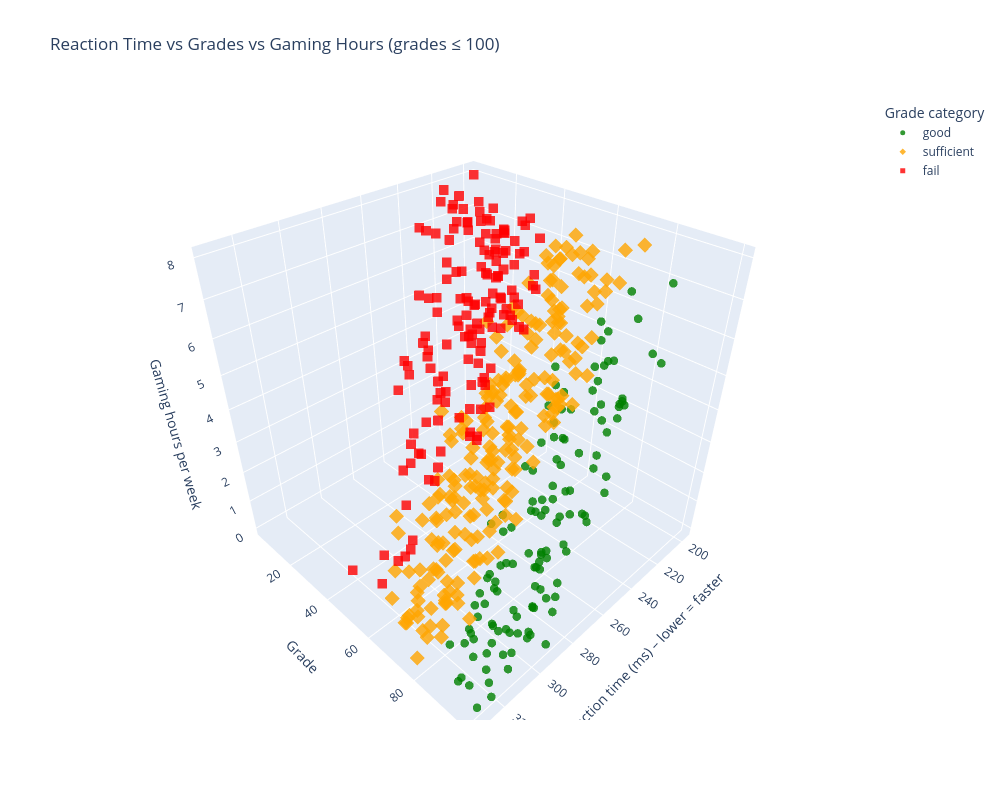

The notebook cell this image was saved under:
### Markdown cell above
## Gaming and response time

Spending more time gaming will reduce grades, but may improve response times which in turn will improve eduaction performance.

### Code cell
#| class: col-page-right

%run plots/gaming_stats_3d.ipynb

### Figure 1 — Plotly figure (JSON) as saved in the notebook; plotly's stock layout.template omitted (floating-point values rounded to 4 significant figures; data arrays with more than 128 entries replaced by an {"elided": "..."} marker saying what was removed)
{"data": [{"customdata": [[8.84], [8.85], [9.17], [9.52], [4.56], [9.74], [5.98], [8.55], [6.33], [7.25], [7.72], [6.38], [7.07], [9.02], [7.06], [9.43], [6.99], [7.18], [8.45], [9.55], [7.36], [8.88], [9.65], [8.7], [9.76], [7.93], [8.25], [7.54], [8.71], [8.48], [7.35], [8.53], [7.42], [6.77], [6.04], [9.55], [3.54], [8.74], [8.29], [6.5], [7.12], [7.12], [9.57], [9.3], [6.07], [6.98], [6.03], [8.35], [9.29], [7.81], [9.4], [7.69], [9.1], [7.38], [9.44], [5.97], [8.3], [7.15], [7.82], [5.17], [8.5], [6.13], [8.24], [9.57], [9.03], [8.72], [7.15], [9.95], [6.94], [9.62], [8.98], [3.41], [9.14], [6.49], [5.48], [8.57], [9.81], [5.86], [5.6], [3.44], [9.0], [9.83], [8.67], [8.14], [7.82], [5.22], [9.68], [9.11], [8.15], [9.15], [9.62], [9.72], [5.07], [8.38], [9.56], [9.62], [5.58], [6.35], [5.25], [9.81], [6.33], [8.21], [8.12], [6.38], [9.47], [4.24], [7.54], [5.46], [6.86], [5.9], [9.8], [9.35], [9.15], [7.02], [6.7], [7.05], [7.17], [8.48], [9.01], [5.47], [8.35], [9.87], [7.26], [9.82], [7.19], [9.2]], "hovertemplate": "Grade category =good<br>Reaction time (ms) =%{x}<br>Grade =%{y}<br>Gaming hours/week =%{z}<br>Study hours/week =%{customdata[0]}<extra></extra>", "legendgroup": "good", "marker": {"color": "green", "opacity": 0.8, "size": 5, "symbol": "circle"}, "mode": "markers", "name": "good", "scene": "scene", "showlegend": true, "type": "scatter3d", "x": [255.5, 269.7, 248.8, 258.2, 304.4, 257.1, 262.1, 258.6, 275.4, 297.7, 263.1, 325.0, 271.8, 293.4, 290.9, 252.5, 314.3, 296.1, 280.6, 263.5, 324.1, 285.4, 256.9, 287.5, 293.8, 278.0, 291.0, 293.1, 221.1, 268.2, 266.6, 248.5, 299.8, 289.9, 310.6, 292.2, 302.1, 309.5, 322.7, 303.3, 318.2, 242.1, 285.0, 266.6, 293.7, 277.0, 314.0, 302.2, 317.1, 251.0, 278.6, 303.6, 257.7, 302.0, 329.5, 304.9, 282.1, 309.2, 244.8, 297.6, 321.8, 273.2, 280.8, 244.1, 261.5, 226.8, 324.9, 245.3, 309.2, 258.6, 253.6, 309.9, 274.4, 271.9, 310.7, 286.7, 289.8, 289.9, 296.3, 305.8, 238.0, 284.3, 331.3, 239.8, 266.6, 300.8, 241.1, 286.7, 268.8, 282.1, 285.4, 244.1, 300.0, 243.8, 267.7, 242.1, 305.9, 299.8, 290.4, 288.4, 304.2, 276.0, 263.8, 312.2, 284.8, 318.4, 297.6, 288.2, 262.2, 257.0, 247.3, 263.3, 302.7, 284.1, 312.7, 274.2, 301.7, 303.4, 231.6, 270.1, 318.6, 233.3, 268.9, 330.2, 279.6, 294.4], "y": [91.9, 97.21, 94.53, 90.97, 84.61, 86.94, 80.76, 81.9, 91.21, 97.49, 80.03, 93.44, 90.6, 94.92, 94.12, 89.98, 87.32, 80.61, 91.27, 99.33, 100.0, 85.15, 89.02, 99.31, 96.94, 87.19, 91.22, 95.3, 83.74, 81.57, 86.21, 93.6, 83.31, 95.45, 91.7, 100.0, 88.46, 100.0, 100.0, 84.67, 97.05, 87.45, 92.31, 82.77, 83.7, 96.0, 100.0, 100.0, 100.0, 94.77, 83.73, 89.52, 93.23, 100.0, 92.56, 89.36, 86.28, 82.63, 84.12, 92.23, 97.34, 82.84, 89.73, 86.58, 82.19, 94.69, 94.78, 86.08, 97.96, 99.6, 93.36, 84.6, 88.37, 90.19, 86.31, 92.02, 100.0, 84.11, 87.61, 83.59, 99.5, 87.25, 95.12, 83.54, 84.51, 85.98, 81.18, 92.52, 97.68, 96.61, 99.26, 92.41, 84.56, 83.96, 83.08, 82.1, 96.02, 99.15, 81.21, 100.0, 87.89, 99.32, 85.22, 90.98, 100.0, 80.88, 87.65, 84.12, 87.79, 80.1, 93.19, 99.38, 99.28, 91.47, 84.43, 82.96, 92.4, 100.0, 94.08, 86.62, 86.95, 86.04, 97.6, 100.0, 91.09, 100.0], "z": [4.14, 3.17, 5.52, 6.16, 1.11, 4.03, 4.37, 4.28, 2.85, 1.58, 6.24, 0.03, 5.83, 2.46, 1.69, 5.36, 0.59, 1.45, 2.19, 4.18, 0.63, 4.54, 5.81, 1.52, 2.99, 2.95, 2.56, 2.47, 6.54, 5.45, 3.98, 5.02, 3.36, 1.62, 0.58, 0.16, 0.31, 1.48, 0.03, 1.92, 1.97, 6.11, 3.67, 5.0, 2.9, 3.43, 0.51, 1.04, 1.18, 5.45, 4.12, 2.64, 5.23, 1.94, 0.38, 1.87, 3.48, 0.17, 6.57, 0.86, 0.73, 4.67, 2.06, 6.12, 5.18, 7.84, 1.14, 6.02, 0.64, 5.91, 4.79, 1.33, 3.76, 2.84, 1.1, 4.01, 1.17, 2.89, 0.0, 1.46, 6.37, 3.35, 0.83, 6.65, 2.87, 1.77, 5.7, 2.18, 4.51, 4.31, 3.07, 5.37, 0.17, 4.67, 6.02, 6.9, 1.77, 1.75, 3.13, 2.06, 1.84, 3.59, 4.56, 0.25, 2.88, 0.13, 2.33, 1.66, 3.14, 5.42, 5.35, 3.71, 0.9, 1.75, 0.64, 2.69, 0.52, 1.2, 6.25, 4.28, 0.65, 7.54, 2.97, 0.11, 1.9, 1.86]}, {"customdata": {"elided": "225x1 float values"}, "hovertemplate": "Grade category =sufficient<br>Reaction time (ms) =%{x}<br>Grade =%{y}<br>Gaming hours/week =%{z}<br>Study hours/week =%{customdata[0]}<extra></extra>", "legendgroup": "sufficient", "marker": {"color": "orange", "opacity": 0.8, "size": 5, "symbol": "diamond"}, "mode": "markers", "name": "sufficient", "scene": "scene", "showlegend": true, "type": "scatter3d", "x": {"elided": "225 float values"}, "y": {"elided": "225 float values"}, "z": {"elided": "225 float values"}}, {"customdata": {"elided": "149x1 float values"}, "hovertemplate": "Grade category =fail<br>Reaction time (ms) =%{x}<br>Grade =%{y}<br>Gaming hours/week =%{z}<br>Study hours/week =%{customdata[0]}<extra></extra>", "legendgroup": "fail", "marker": {"color": "red", "opacity": 0.8, "size": 5, "symbol": "square"}, "mode": "markers", "name": "fail", "scene": "scene", "showlegend": true, "type": "scatter3d", "x": {"elided": "149 float values"}, "y": {"elided": "149 float values"}, "z": {"elided": "149 float values"}}], "layout": {"height": 800, "legend": {"title": {"text": "Grade category"}, "tracegroupgap": 0}, "scene": {"domain": {"x": [0, 1], "y": [0, 1]}, "xaxis": {"title": {"text": "Reaction time (ms) – lower = faster"}}, "yaxis": {"title": {"text": "Grade"}}, "zaxis": {"title": {"text": "Gaming hours per week"}}}, "title": {"text": "Reaction Time vs Grades vs Gaming Hours (grades ≤ 100)"}, "width": 1000}}
